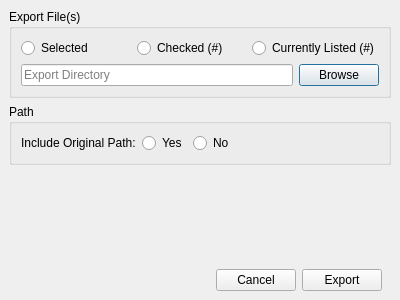
<?xml version="1.0" encoding="UTF-8"?>
<ui version="4.0">
 <class>ExportDialog</class>
 <widget class="QDialog" name="ExportDialog">
  <property name="windowModality">
   <enum>Qt::ApplicationModal</enum>
  </property>
  <property name="geometry">
   <rect>
    <x>0</x>
    <y>0</y>
    <width>400</width>
    <height>300</height>
   </rect>
  </property>
  <property name="windowTitle">
   <string>Export Dialog</string>
  </property>
  <property name="modal">
   <bool>true</bool>
  </property>
  <layout class="QVBoxLayout" name="verticalLayout_2">
   <property name="leftMargin">
    <number>0</number>
   </property>
   <property name="topMargin">
    <number>0</number>
   </property>
   <property name="rightMargin">
    <number>0</number>
   </property>
   <property name="bottomMargin">
    <number>0</number>
   </property>
   <item>
    <layout class="QVBoxLayout" name="verticalLayout">
     <property name="spacing">
      <number>6</number>
     </property>
     <property name="leftMargin">
      <number>9</number>
     </property>
     <property name="topMargin">
      <number>9</number>
     </property>
     <property name="rightMargin">
      <number>9</number>
     </property>
     <property name="bottomMargin">
      <number>9</number>
     </property>
     <item>
      <widget class="QGroupBox" name="groupBox_2">
       <property name="title">
        <string>Export File(s)</string>
       </property>
       <layout class="QVBoxLayout" name="verticalLayout_3">
        <item>
         <layout class="QHBoxLayout" name="horizontalLayout_2">
          <item>
           <widget class="QRadioButton" name="selectedFileRadioButton">
            <property name="text">
             <string>Selected</string>
            </property>
            <attribute name="buttonGroup">
             <string notr="true">exportButtonGroup</string>
            </attribute>
           </widget>
          </item>
          <item>
           <widget class="QRadioButton" name="checkedFileRadioButton">
            <property name="text">
             <string>Checked (#)</string>
            </property>
            <attribute name="buttonGroup">
             <string notr="true">exportButtonGroup</string>
            </attribute>
           </widget>
          </item>
          <item>
           <widget class="QRadioButton" name="listedFileRadioButton">
            <property name="text">
             <string>Currently Listed (#)</string>
            </property>
            <attribute name="buttonGroup">
                <string notr="true">exportButtonGroup</string>
            </attribute>
           </widget>
          </item>
         </layout>
        </item>
        <item>
         <layout class="QHBoxLayout" name="horizontalLayout_3">
          <item>
           <widget class="QLineEdit" name="exportDirectoryLineEdit">
            <property name="readOnly">
             <bool>true</bool>
            </property>
            <property name="placeholderText">
             <string>Export Directory</string>
            </property>
           </widget>
          </item>
          <item>
           <widget class="QPushButton" name="browseButton">
            <property name="text">
             <string>Browse</string>
            </property>
           </widget>
          </item>
         </layout>
        </item>
       </layout>
      </widget>
     </item>
     <item>
      <widget class="QGroupBox" name="groupBox">
       <property name="title">
        <string>Path</string>
       </property>
       <layout class="QHBoxLayout" name="horizontalLayout_4">
        <item>
         <widget class="QLabel" name="label">
          <property name="text">
           <string>Include Original Path:</string>
          </property>
         </widget>
        </item>
        <item>
         <widget class="QRadioButton" name="includePathRadioButton">
          <property name="text">
           <string>Yes</string>
          </property>
          <attribute name="buttonGroup">
           <string notr="true">pathButtonGroup</string>
          </attribute>
         </widget>
        </item>
        <item>
         <widget class="QRadioButton" name="excludePathRadioButton">
          <property name="text">
           <string>No</string>
          </property>
          <attribute name="buttonGroup">
           <string notr="true">pathButtonGroup</string>
          </attribute>
         </widget>
        </item>
        <item>
         <spacer name="horizontalSpacer_2">
          <property name="orientation">
           <enum>Qt::Horizontal</enum>
          </property>
          <property name="sizeHint" stdset="0">
           <size>
            <width>40</width>
            <height>20</height>
           </size>
          </property>
         </spacer>
        </item>
       </layout>
      </widget>
     </item>
     <item>
      <spacer name="verticalSpacer">
       <property name="orientation">
        <enum>Qt::Vertical</enum>
       </property>
       <property name="sizeHint" stdset="0">
        <size>
         <width>20</width>
         <height>40</height>
        </size>
       </property>
      </spacer>
     </item>
     <item>
      <layout class="QHBoxLayout" name="horizontalLayout">
       <property name="rightMargin">
        <number>9</number>
       </property>
       <item>
        <spacer name="horizontalSpacer">
         <property name="orientation">
          <enum>Qt::Horizontal</enum>
         </property>
         <property name="sizeHint" stdset="0">
          <size>
           <width>40</width>
           <height>20</height>
          </size>
         </property>
        </spacer>
       </item>
       <item>
        <widget class="QPushButton" name="cancelButton">
         <property name="text">
          <string>Cancel</string>
         </property>
        </widget>
       </item>
       <item>
        <widget class="QPushButton" name="exportButton">
         <property name="text">
          <string>Export</string>
         </property>
        </widget>
       </item>
      </layout>
     </item>
    </layout>
   </item>
  </layout>
 </widget>
 <resources/>
 <connections>
  <connection>
   <sender>cancelButton</sender>
   <signal>clicked()</signal>
   <receiver>ExportDialog</receiver>
   <slot>close()</slot>
   <hints>
    <hint type="sourcelabel">
     <x>255</x>
     <y>278</y>
    </hint>
    <hint type="destinationlabel">
     <x>199</x>
     <y>149</y>
    </hint>
   </hints>
  </connection>
 </connections>
 <buttongroups>
  <buttongroup name="exportButtonGroup"/>
  <buttongroup name="pathButtonGroup"/>
 </buttongroups>
</ui>
